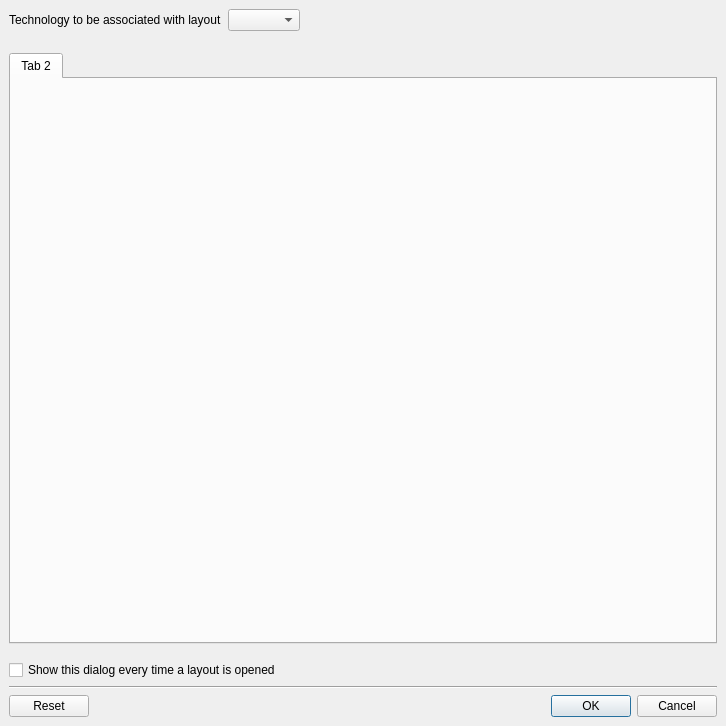
<?xml version="1.0" encoding="UTF-8"?>
<ui version="4.0">
 <class>LoadLayoutOptionsDialog</class>
 <widget class="QDialog" name="LoadLayoutOptionsDialog">
  <property name="windowModality">
   <enum>Qt::ApplicationModal</enum>
  </property>
  <property name="geometry">
   <rect>
    <x>0</x>
    <y>0</y>
    <width>726</width>
    <height>726</height>
   </rect>
  </property>
  <property name="windowTitle">
   <string>Reader Options</string>
  </property>
  <layout class="QVBoxLayout">
   <property name="spacing">
    <number>6</number>
   </property>
   <property name="leftMargin">
    <number>9</number>
   </property>
   <property name="topMargin">
    <number>9</number>
   </property>
   <property name="rightMargin">
    <number>9</number>
   </property>
   <property name="bottomMargin">
    <number>9</number>
   </property>
   <item>
    <widget class="QFrame" name="tech_frame">
     <property name="frameShape">
      <enum>QFrame::NoFrame</enum>
     </property>
     <property name="frameShadow">
      <enum>QFrame::Raised</enum>
     </property>
     <layout class="QGridLayout" name="gridLayout">
      <property name="leftMargin">
       <number>0</number>
      </property>
      <property name="topMargin">
       <number>0</number>
      </property>
      <property name="rightMargin">
       <number>0</number>
      </property>
      <property name="bottomMargin">
       <number>0</number>
      </property>
      <item row="0" column="1">
       <widget class="QComboBox" name="tech_cbx"/>
      </item>
      <item row="0" column="0">
       <widget class="QLabel" name="tech_cbx_label">
        <property name="text">
         <string>Technology to be associated with layout</string>
        </property>
       </widget>
      </item>
      <item row="0" column="2">
       <spacer>
        <property name="orientation">
         <enum>Qt::Horizontal</enum>
        </property>
        <property name="sizeHint" stdset="0">
         <size>
          <width>40</width>
          <height>20</height>
         </size>
        </property>
       </spacer>
      </item>
      <item row="1" column="0" colspan="3">
       <spacer>
        <property name="orientation">
         <enum>Qt::Vertical</enum>
        </property>
        <property name="sizeType">
         <enum>QSizePolicy::Fixed</enum>
        </property>
        <property name="sizeHint" stdset="0">
         <size>
          <width>0</width>
          <height>10</height>
         </size>
        </property>
       </spacer>
      </item>
     </layout>
    </widget>
   </item>
   <item>
    <widget class="QFrame" name="frame">
     <property name="frameShape">
      <enum>QFrame::NoFrame</enum>
     </property>
     <property name="frameShadow">
      <enum>QFrame::Raised</enum>
     </property>
     <layout class="QHBoxLayout">
      <property name="spacing">
       <number>6</number>
      </property>
      <property name="leftMargin">
       <number>0</number>
      </property>
      <property name="topMargin">
       <number>0</number>
      </property>
      <property name="rightMargin">
       <number>0</number>
      </property>
      <property name="bottomMargin">
       <number>0</number>
      </property>
     </layout>
    </widget>
   </item>
   <item>
    <widget class="QTabWidget" name="options_tab">
     <property name="sizePolicy">
      <sizepolicy hsizetype="Preferred" vsizetype="Expanding">
       <horstretch>0</horstretch>
       <verstretch>0</verstretch>
      </sizepolicy>
     </property>
     <property name="minimumSize">
      <size>
       <width>0</width>
       <height>80</height>
      </size>
     </property>
     <property name="currentIndex">
      <number>0</number>
     </property>
     <widget class="QWidget" name="tab_2">
      <attribute name="title">
       <string>Tab 2</string>
      </attribute>
     </widget>
    </widget>
   </item>
   <item>
    <spacer>
     <property name="orientation">
      <enum>Qt::Vertical</enum>
     </property>
     <property name="sizeType">
      <enum>QSizePolicy::Fixed</enum>
     </property>
     <property name="sizeHint" stdset="0">
      <size>
       <width>0</width>
       <height>10</height>
      </size>
     </property>
    </spacer>
   </item>
   <item>
    <widget class="QCheckBox" name="always_cbx">
     <property name="text">
      <string>Show this dialog every time a layout is opened</string>
     </property>
    </widget>
   </item>
   <item>
    <widget class="Line" name="line_2">
     <property name="orientation">
      <enum>Qt::Horizontal</enum>
     </property>
    </widget>
   </item>
   <item>
    <widget class="QDialogButtonBox" name="buttonBox">
     <property name="orientation">
      <enum>Qt::Horizontal</enum>
     </property>
     <property name="standardButtons">
      <set>QDialogButtonBox::Cancel|QDialogButtonBox::Ok|QDialogButtonBox::Reset</set>
     </property>
    </widget>
   </item>
  </layout>
 </widget>
 <tabstops>
  <tabstop>options_tab</tabstop>
  <tabstop>buttonBox</tabstop>
 </tabstops>
 <resources/>
 <connections>
  <connection>
   <sender>buttonBox</sender>
   <signal>rejected()</signal>
   <receiver>LoadLayoutOptionsDialog</receiver>
   <slot>reject()</slot>
   <hints>
    <hint type="sourcelabel">
     <x>316</x>
     <y>260</y>
    </hint>
    <hint type="destinationlabel">
     <x>286</x>
     <y>274</y>
    </hint>
   </hints>
  </connection>
 </connections>
</ui>
